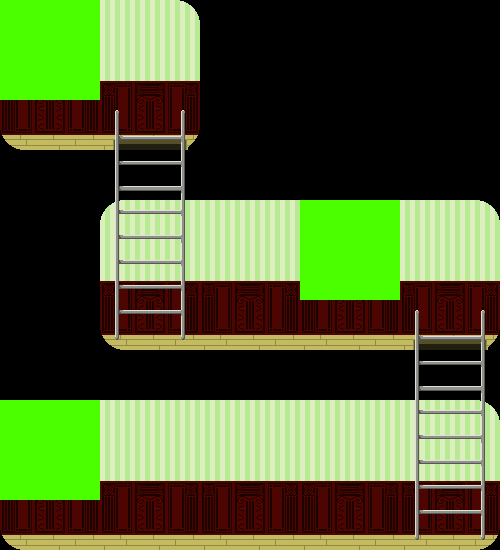

This is a level from a 2D game, rendered from its Tiled map with the project's own tilesets. A one-line summary and the complete map file follow:
An orthogonal 10x11 tile map with 50x50 px tiles, 3 tile layers (Tile Layer 1, Tile Layer 2, Tile Layer 3), 3 tilesets and 5 objects.

<map version="1.0" orientation="orthogonal" renderorder="right-down" width="10" height="11" tilewidth="50" tileheight="50" nextobjectid="6">
 <tileset firstgid="1" name="BackGround" tilewidth="50" tileheight="50" tilecount="18" columns="6">
  <image source="BackGround.png" width="300" height="150" />
 </tileset>
 <tileset firstgid="19" name="ladder" tilewidth="50" tileheight="50" tilecount="10" columns="2">
  <image source="ladder.png" width="100" height="250" />
 </tileset>
 <tileset firstgid="29" name="Interactable" tilewidth="50" tileheight="50" tilecount="4" columns="2">
  <image source="Interactable.png" width="100" height="100" />
 </tileset>
 <layer name="Tile Layer 1" width="10" height="11">
  <data encoding="csv">
1,2,5,6,0,0,0,0,0,0,
7,8,11,12,0,0,0,0,0,0,
13,14,17,18,0,0,0,0,0,0,
0,0,0,0,0,0,0,0,0,0,
0,0,1,2,3,4,3,4,5,6,
0,0,7,8,9,10,9,10,11,12,
0,0,13,14,15,16,15,16,17,18,
0,0,0,0,0,0,0,0,0,0,
1,2,3,4,3,4,3,4,5,6,
7,8,9,10,9,10,9,10,11,12,
13,14,15,16,15,16,15,16,17,18
</data>
 </layer>
 <layer name="Tile Layer 2" width="10" height="11">
  <data encoding="csv">
0,0,0,0,0,0,0,0,0,0,
0,0,0,0,0,0,0,0,0,0,
0,0,19,20,0,0,0,0,0,0,
0,0,21,22,0,0,0,0,0,0,
0,0,23,24,0,0,0,0,0,0,
0,0,25,26,0,0,0,0,0,0,
0,0,27,28,0,0,0,0,19,20,
0,0,0,0,0,0,0,0,21,22,
0,0,0,0,0,0,0,0,23,24,
0,0,0,0,0,0,0,0,25,26,
0,0,0,0,0,0,0,0,27,28
</data>
 </layer>
 <objectgroup name="Object Layer 1">
  <object id="1" x="0" y="135" width="200" height="15" />
  <object id="2" x="100" y="335" width="400" height="18" />
  <object id="3" x="0" y="535" width="500" height="15" />
 </objectgroup>
 <objectgroup name="Object Layer 2">
  <object id="4" x="125" y="110" width="50" height="225" />
  <object id="5" x="425" y="310" width="50" height="225" />
 </objectgroup>
 <layer name="Tile Layer 3" width="10" height="11">
  <data encoding="csv">
29,30,0,0,0,0,0,0,0,0,
31,32,0,0,0,0,0,0,0,0,
0,0,0,0,0,0,0,0,0,0,
0,0,0,0,0,0,0,0,0,0,
0,0,0,0,0,0,29,30,0,0,
0,0,0,0,0,0,31,32,0,0,
0,0,0,0,0,0,0,0,0,0,
0,0,0,0,0,0,0,0,0,0,
29,30,0,0,0,0,0,0,0,0,
31,32,0,0,0,0,0,0,0,0,
0,0,0,0,0,0,0,0,0,0
</data>
 </layer>
</map>
